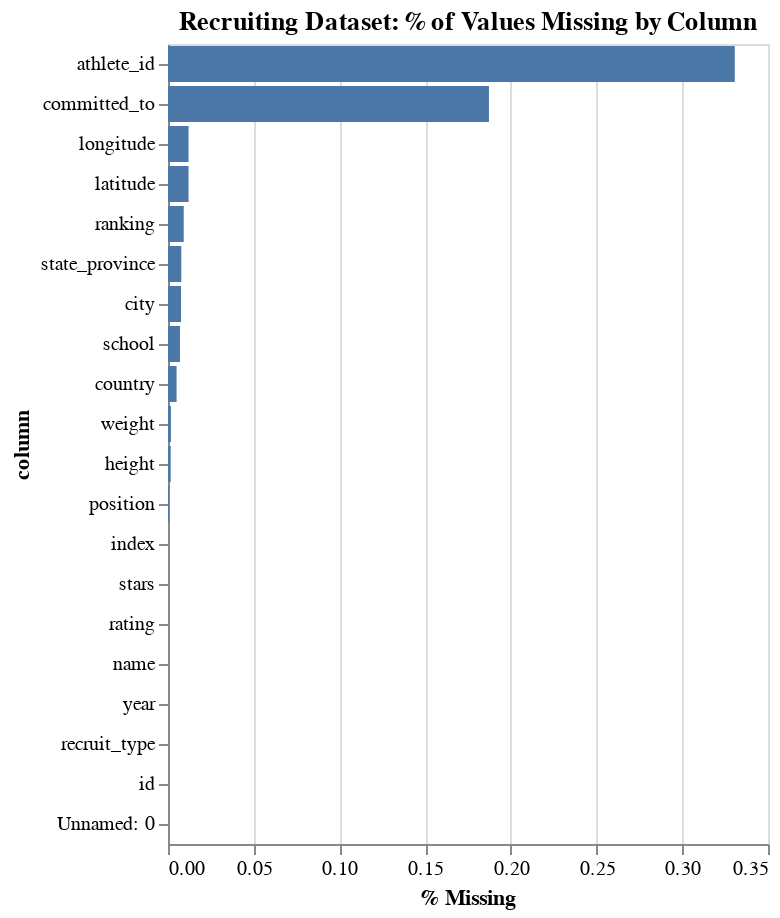

This figure's notebook cell:
### Markdown cell above
#### Individual Recruiting Dataset

### Code cell
data = pd.read_csv('../data/recruits.csv')

# Identify missing values
missing_values = data.isnull().sum()
#print("\n % of Values Missing:")
missing_vals = pd.DataFrame(missing_values / len(data)).reset_index()\
                                                       .rename({'index': 'column', 0: '% Missing'}, axis = 1)\
                                                       .sort_values(by = '% Missing', ascending = False)

alt.Chart(missing_vals).mark_bar().encode(
    x = alt.X('% Missing'),
    y = alt.Y('column', sort = '-x'))\
.properties(title = 'Recruiting Dataset: % of Values Missing by Column')

### Figure 1 — Vega-Lite specification as saved in the notebook (floating-point values rounded to 4 significant figures)
{"config": {"view": {"continuousWidth": 300, "continuousHeight": 300}}, "data": {"name": "data-35277be6b18408367d31ad3e4bc0757d"}, "mark": {"type": "bar"}, "encoding": {"x": {"field": "% Missing", "type": "quantitative"}, "y": {"field": "column", "sort": "-x", "type": "nominal"}}, "title": "Recruiting Dataset: % of Values Missing by Column", "$schema": "https://vega.github.io/schema/vega-lite/v5.6.1.json", "datasets": {"data-35277be6b18408367d31ad3e4bc0757d": [{"column": "athlete_id", "% Missing": 0.3306}, {"column": "committed_to", "% Missing": 0.1872}, {"column": "longitude", "% Missing": 0.01198}, {"column": "latitude", "% Missing": 0.01198}, {"column": "ranking", "% Missing": 0.00918}, {"column": "state_province", "% Missing": 0.007752}, {"column": "city", "% Missing": 0.007599}, {"column": "school", "% Missing": 0.007012}, {"column": "country", "% Missing": 0.004998}, {"column": "weight", "% Missing": 0.001708}, {"column": "height", "% Missing": 0.001581}, {"column": "position", "% Missing": 0.0004845}, {"column": "index", "% Missing": 0.0}, {"column": "stars", "% Missing": 0.0}, {"column": "rating", "% Missing": 0.0}, {"column": "name", "% Missing": 0.0}, {"column": "year", "% Missing": 0.0}, {"column": "recruit_type", "% Missing": 0.0}, {"column": "id", "% Missing": 0.0}, {"column": "Unnamed: 0", "% Missing": 0.0}]}}
